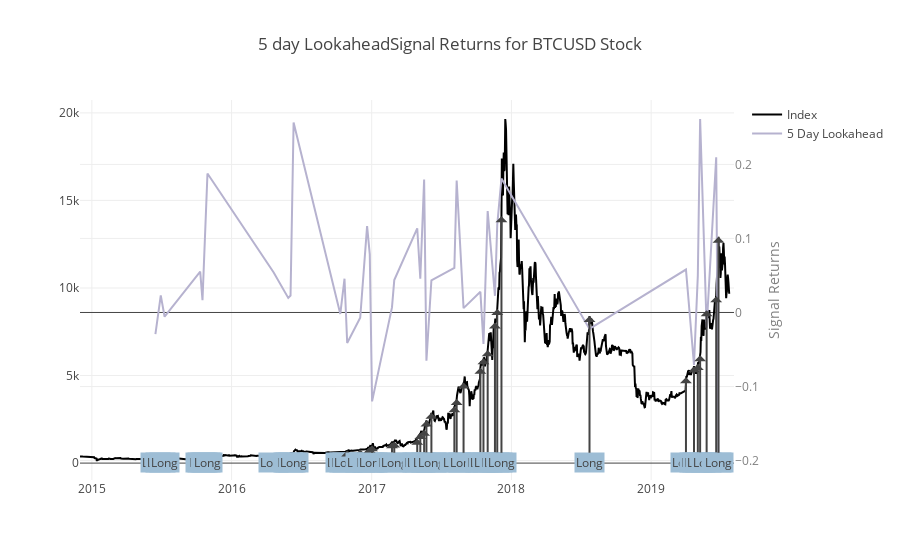
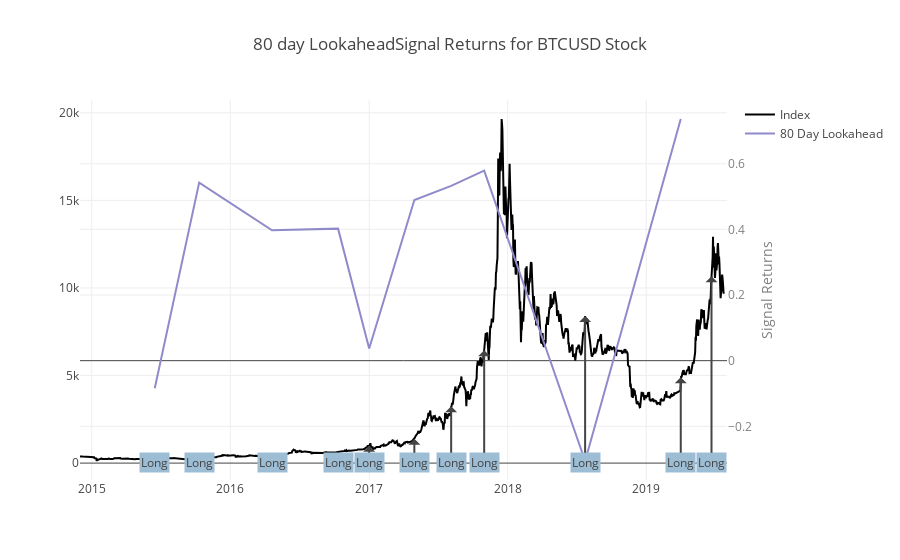
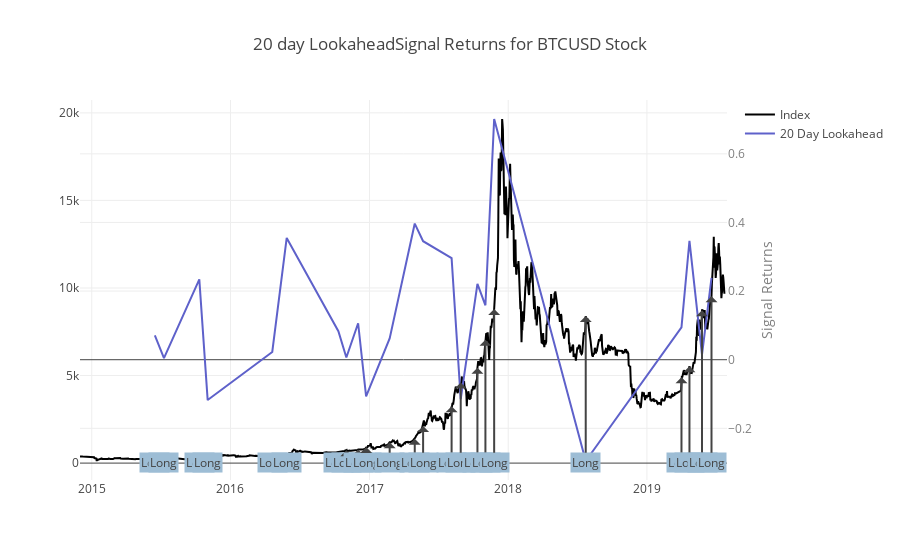
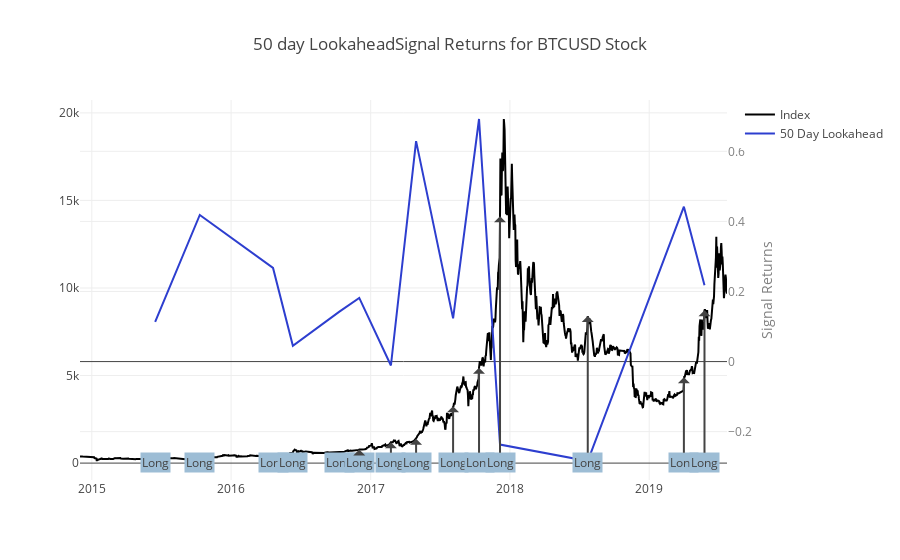

Notebook cell for these charts, in order:
### Markdown cell above
### View Data
Let's continue using the previous lookahead prices to view the signal returns. Just like before, the axis for the signal returns is on the right side of the chart.

### Code cell
title_string = '{} day LookaheadSignal Returns for {} Stock'
signal_return_5 = get_signal_return(signal_5, price_return_5)
signal_return_80 = get_signal_return(signal_80, price_return_80)
signal_return_20 = get_signal_return(signal_20, price_return_20)
signal_return_50 = get_signal_return(signal_50, price_return_50)
project_helper.plot_signal_returns(
    close[apple_ticker],
    [
        (signal_return_5[apple_ticker], signal_5[apple_ticker], 5),
        (signal_return_80[apple_ticker], signal_80[apple_ticker], 80),
        (signal_return_20[apple_ticker], signal_20[apple_ticker], 20),
        (signal_return_50[apple_ticker], signal_50[apple_ticker], 50)
    ],
    [
    title_string.format(5, apple_ticker), 
     title_string.format(80, apple_ticker),
     title_string.format(20, apple_ticker), 
     title_string.format(50, apple_ticker)
    ])

### Figure 1 — Plotly figure (JSON) as saved in the notebook; plotly's stock layout.template omitted (floating-point values rounded to 4 significant figures; data arrays with more than 128 entries replaced by an {"elided": "..."} marker saying what was removed)
{"data": [{"line": {"color": "black"}, "name": "Index", "type": "scatter", "x": {"elided": "1685 str values"}, "y": {"elided": "1685 float values"}}, {"line": {"color": "#b6b2cf"}, "name": "5 Day Lookahead", "type": "scatter", "x": ["2015-06-16", "2015-06-30", "2015-07-10", "2015-10-11", "2015-10-17", "2015-10-24", "2015-10-30", "2016-04-20", "2016-05-28", "2016-06-03", "2016-06-11", "2016-10-11", "2016-10-22", "2016-10-29", "2016-12-02", "2016-12-20", "2016-12-27", "2017-01-02", "2017-02-23", "2017-03-01", "2017-04-30", "2017-05-08", "2017-05-18", "2017-05-24", "2017-06-06", "2017-08-05", "2017-08-11", "2017-08-29", "2017-10-12", "2017-10-20", "2017-10-31", "2017-11-19", "2017-11-25", "2017-12-06", "2018-07-24", "2019-04-02", "2019-04-23", "2019-05-03", "2019-05-09", "2019-05-26", "2019-06-20", "2019-06-26", "2019-07-20", "2019-07-21", "2019-07-22", "2019-07-23", "2019-07-24"], "y": [-0.02936, 0.02317, -0.005699, 0.0551, 0.0167, 0.1058, 0.1877, 0.05398, 0.01967, 0.02295, 0.2567, -0.002021, 0.04562, -0.04119, -0.007115, 0.1167, 0.07847, -0.1201, 0.006868, 0.04374, 0.1137, 0.04549, 0.1796, -0.06517, 0.04351, 0.06027, 0.1784, 0.005864, 0.02792, -0.04249, 0.1371, 0.02255, 0.1186, 0.181, -0.02223, 0.05803, -0.07072, 0.05016, 0.2614, -0.02056, 0.2098, -0.2006, null, null, null, null, null], "yaxis": "y2"}], "layout": {"annotations": [{"ax": 0, "ay": 20, "ayref": "y", "bgcolor": "#9dbdd5", "text": "Long", "x": "2015-06-16", "y": 251.9}, {"ax": 0, "ay": 20, "ayref": "y", "bgcolor": "#9dbdd5", "text": "Long", "x": "2015-06-30", "y": 264.9}, {"ax": 0, "ay": 20, "ayref": "y", "bgcolor": "#9dbdd5", "text": "Long", "x": "2015-07-10", "y": 286.9}, {"ax": 0, "ay": 20, "ayref": "y", "bgcolor": "#9dbdd5", "text": "Long", "x": "2015-10-11", "y": 248.9}, {"ax": 0, "ay": 20, "ayref": "y", "bgcolor": "#9dbdd5", "text": "Long", "x": "2015-10-17", "y": 271.4}, {"ax": 0, "ay": 20, "ayref": "y", "bgcolor": "#9dbdd5", "text": "Long", "x": "2015-10-24", "y": 284}, {"ax": 0, "ay": 20, "ayref": "y", "bgcolor": "#9dbdd5", "text": "Long", "x": "2015-10-30", "y": 330.0}, {"ax": 0, "ay": 20, "ayref": "y", "bgcolor": "#9dbdd5", "text": "Long", "x": "2016-04-20", "y": 442.9}, {"ax": 0, "ay": 20, "ayref": "y", "bgcolor": "#9dbdd5", "text": "Long", "x": "2016-05-28", "y": 528.0}, {"ax": 0, "ay": 20, "ayref": "y", "bgcolor": "#9dbdd5", "text": "Long", "x": "2016-06-03", "y": 570}, {"ax": 0, "ay": 20, "ayref": "y", "bgcolor": "#9dbdd5", "text": "Long", "x": "2016-06-11", "y": 595.8}, {"ax": 0, "ay": 20, "ayref": "y", "bgcolor": "#9dbdd5", "text": "Long", "x": "2016-10-11", "y": 643.8}, {"ax": 0, "ay": 20, "ayref": "y", "bgcolor": "#9dbdd5", "text": "Long", "x": "2016-10-22", "y": 655}, {"ax": 0, "ay": 20, "ayref": "y", "bgcolor": "#9dbdd5", "text": "Long", "x": "2016-10-29", "y": 717.9}, {"ax": 0, "ay": 20, "ayref": "y", "bgcolor": "#9dbdd5", "text": "Long", "x": "2016-12-02", "y": 771.5}, {"ax": 0, "ay": 20, "ayref": "y", "bgcolor": "#9dbdd5", "text": "Long", "x": "2016-12-20", "y": 798.0}, {"ax": 0, "ay": 20, "ayref": "y", "bgcolor": "#9dbdd5", "text": "Long", "x": "2016-12-27", "y": 921.6}, {"ax": 0, "ay": 20, "ayref": "y", "bgcolor": "#9dbdd5", "text": "Long", "x": "2017-01-02", "y": 1019.0}, {"ax": 0, "ay": 20, "ayref": "y", "bgcolor": "#9dbdd5", "text": "Long", "x": "2017-02-23", "y": 1187.0}, {"ax": 0, "ay": 20, "ayref": "y", "bgcolor": "#9dbdd5", "text": "Long", "x": "2017-03-01", "y": 1230}, {"ax": 0, "ay": 20, "ayref": "y", "bgcolor": "#9dbdd5", "text": "Long", "x": "2017-04-30", "y": 1385.0}, {"ax": 0, "ay": 20, "ayref": "y", "bgcolor": "#9dbdd5", "text": "Long", "x": "2017-05-08", "y": 1713}, {"ax": 0, "ay": 20, "ayref": "y", "bgcolor": "#9dbdd5", "text": "Long", "x": "2017-05-18", "y": 1899.0}, {"ax": 0, "ay": 20, "ayref": "y", "bgcolor": "#9dbdd5", "text": "Long", "x": "2017-05-24", "y": 2433.0}, {"ax": 0, "ay": 20, "ayref": "y", "bgcolor": "#9dbdd5", "text": "Long", "x": "2017-06-06", "y": 2871.0}, {"ax": 0, "ay": 20, "ayref": "y", "bgcolor": "#9dbdd5", "text": "Long", "x": "2017-08-05", "y": 3243.0}, {"ax": 0, "ay": 20, "ayref": "y", "bgcolor": "#9dbdd5", "text": "Long", "x": "2017-08-11", "y": 3656.0}, {"ax": 0, "ay": 20, "ayref": "y", "bgcolor": "#9dbdd5", "text": "Long", "x": "2017-08-29", "y": 4599}, {"ax": 0, "ay": 20, "ayref": "y", "bgcolor": "#9dbdd5", "text": "Long", "x": "2017-10-12", "y": 5440}, {"ax": 0, "ay": 20, "ayref": "y", "bgcolor": "#9dbdd5", "text": "Long", "x": "2017-10-20", "y": 5989.0}, {"ax": 0, "ay": 20, "ayref": "y", "bgcolor": "#9dbdd5", "text": "Long", "x": "2017-10-31", "y": 6445.0}, {"ax": 0, "ay": 20, "ayref": "y", "bgcolor": "#9dbdd5", "text": "Long", "x": "2017-11-19", "y": 8032.0}, {"ax": 0, "ay": 20, "ayref": "y", "bgcolor": "#9dbdd5", "text": "Long", "x": "2017-11-25", "y": 8796.0}, {"ax": 0, "ay": 20, "ayref": "y", "bgcolor": "#9dbdd5", "text": "Long", "x": "2017-12-06", "y": 14090}, {"ax": 0, "ay": 20, "ayref": "y", "bgcolor": "#9dbdd5", "text": "Long", "x": "2018-07-24", "y": 8401.0}, {"ax": 0, "ay": 20, "ayref": "y", "bgcolor": "#9dbdd5", "text": "Long", "x": "2019-04-02", "y": 4902.0}, {"ax": 0, "ay": 20, "ayref": "y", "bgcolor": "#9dbdd5", "text": "Long", "x": "2019-04-23", "y": 5533.0}, {"ax": 0, "ay": 20, "ayref": "y", "bgcolor": "#9dbdd5", "text": "Long", "x": "2019-05-03", "y": 5657.0}, {"ax": 0, "ay": 20, "ayref": "y", "bgcolor": "#9dbdd5", "text": "Long", "x": "2019-05-09", "y": 6153.0}, {"ax": 0, "ay": 20, "ayref": "y", "bgcolor": "#9dbdd5", "text": "Long", "x": "2019-05-26", "y": 8732.0}, {"ax": 0, "ay": 20, "ayref": "y", "bgcolor": "#9dbdd5", "text": "Long", "x": "2019-06-20", "y": 9531.0}, {"ax": 0, "ay": 20, "ayref": "y", "bgcolor": "#9dbdd5", "text": "Long", "x": "2019-06-26", "y": 12930.0}], "title": "5 day LookaheadSignal Returns for BTCUSD Stock", "yaxis2": {"overlaying": "y", "side": "right", "tickfont": {"color": "grey"}, "title": "Signal Returns", "titlefont": {"color": "grey"}}}}

### Figure 2 — Plotly figure (JSON) as saved in the notebook; plotly's stock layout.template omitted (floating-point values rounded to 4 significant figures; data arrays with more than 128 entries replaced by an {"elided": "..."} marker saying what was removed)
{"data": [{"line": {"color": "black"}, "name": "Index", "type": "scatter", "x": {"elided": "1685 str values"}, "y": {"elided": "1685 float values"}}, {"line": {"color": "#8f8bca"}, "name": "80 Day Lookahead", "type": "scatter", "x": ["2015-06-16", "2015-10-11", "2016-04-20", "2016-10-11", "2017-01-01", "2017-04-30", "2017-08-05", "2017-10-31", "2018-07-24", "2019-04-02", "2019-05-06", "2019-05-07", "2019-05-08", "2019-05-09", "2019-05-10", "2019-05-11", "2019-05-12", "2019-05-13", "2019-05-14", "2019-05-15", "2019-05-16", "2019-05-17", "2019-05-18", "2019-05-19", "2019-05-20", "2019-05-21", "2019-05-22", "2019-05-23", "2019-05-24", "2019-05-25", "2019-05-26", "2019-05-27", "2019-05-28", "2019-05-29", "2019-05-30", "2019-05-31", "2019-06-01", "2019-06-02", "2019-06-03", "2019-06-04", "2019-06-05", "2019-06-06", "2019-06-07", "2019-06-08", "2019-06-09", "2019-06-10", "2019-06-11", "2019-06-12", "2019-06-13", "2019-06-14", "2019-06-15", "2019-06-16", "2019-06-17", "2019-06-18", "2019-06-19", "2019-06-20", "2019-06-21", "2019-06-22", "2019-06-23", "2019-06-24", "2019-06-25", "2019-06-26", "2019-06-27", "2019-06-28", "2019-06-29", "2019-06-30", "2019-07-01", "2019-07-02", "2019-07-03", "2019-07-04", "2019-07-05", "2019-07-06", "2019-07-07", "2019-07-08", "2019-07-09", "2019-07-10", "2019-07-11", "2019-07-12", "2019-07-13", "2019-07-14", "2019-07-15", "2019-07-16", "2019-07-17", "2019-07-18", "2019-07-19", "2019-07-20", "2019-07-21", "2019-07-22", "2019-07-23", "2019-07-24"], "y": [-0.0841, 0.5425, 0.3972, 0.4022, 0.03717, 0.4895, 0.5327, 0.579, -0.3057, 0.7363, null, null, null, null, null, null, null, null, null, null, null, null, null, null, null, null, null, null, null, null, null, null, null, null, null, null, null, null, null, null, null, null, null, null, null, null, null, null, null, null, null, null, null, null, null, null, null, null, null, null, null, null, null, null, null, null, null, null, null, null, null, null, null, null, null, null, null, null, null, null, null, null, null, null, null, null, null, null, null, null], "yaxis": "y2"}], "layout": {"annotations": [{"ax": 0, "ay": 20, "ayref": "y", "bgcolor": "#9dbdd5", "text": "Long", "x": "2015-06-16", "y": 251.9}, {"ax": 0, "ay": 20, "ayref": "y", "bgcolor": "#9dbdd5", "text": "Long", "x": "2015-10-11", "y": 248.9}, {"ax": 0, "ay": 20, "ayref": "y", "bgcolor": "#9dbdd5", "text": "Long", "x": "2016-04-20", "y": 442.9}, {"ax": 0, "ay": 20, "ayref": "y", "bgcolor": "#9dbdd5", "text": "Long", "x": "2016-10-11", "y": 643.8}, {"ax": 0, "ay": 20, "ayref": "y", "bgcolor": "#9dbdd5", "text": "Long", "x": "2017-01-01", "y": 996.8}, {"ax": 0, "ay": 20, "ayref": "y", "bgcolor": "#9dbdd5", "text": "Long", "x": "2017-04-30", "y": 1385.0}, {"ax": 0, "ay": 20, "ayref": "y", "bgcolor": "#9dbdd5", "text": "Long", "x": "2017-08-05", "y": 3243.0}, {"ax": 0, "ay": 20, "ayref": "y", "bgcolor": "#9dbdd5", "text": "Long", "x": "2017-10-31", "y": 6445.0}, {"ax": 0, "ay": 20, "ayref": "y", "bgcolor": "#9dbdd5", "text": "Long", "x": "2018-07-24", "y": 8401.0}, {"ax": 0, "ay": 20, "ayref": "y", "bgcolor": "#9dbdd5", "text": "Long", "x": "2019-04-02", "y": 4902.0}, {"ax": 0, "ay": 20, "ayref": "y", "bgcolor": "#9dbdd5", "text": "Long", "x": "2019-06-22", "y": 10670.0}], "title": "80 day LookaheadSignal Returns for BTCUSD Stock", "yaxis2": {"overlaying": "y", "side": "right", "tickfont": {"color": "grey"}, "title": "Signal Returns", "titlefont": {"color": "grey"}}}}

### Figure 3 — Plotly figure (JSON) as saved in the notebook; plotly's stock layout.template omitted (floating-point values rounded to 4 significant figures; data arrays with more than 128 entries replaced by an {"elided": "..."} marker saying what was removed)
{"data": [{"line": {"color": "black"}, "name": "Index", "type": "scatter", "x": {"elided": "1685 str values"}, "y": {"elided": "1685 float values"}}, {"line": {"color": "#5e61ca"}, "name": "20 Day Lookahead", "type": "scatter", "x": ["2015-06-16", "2015-07-10", "2015-10-11", "2015-11-02", "2016-04-20", "2016-05-28", "2016-10-11", "2016-11-01", "2016-12-02", "2016-12-23", "2017-02-23", "2017-04-30", "2017-05-22", "2017-08-05", "2017-08-29", "2017-10-12", "2017-11-02", "2017-11-25", "2018-07-24", "2019-04-02", "2019-04-23", "2019-05-26", "2019-06-20", "2019-07-05", "2019-07-06", "2019-07-07", "2019-07-08", "2019-07-09", "2019-07-10", "2019-07-11", "2019-07-12", "2019-07-13", "2019-07-14", "2019-07-15", "2019-07-16", "2019-07-17", "2019-07-18", "2019-07-19", "2019-07-20", "2019-07-21", "2019-07-22", "2019-07-23", "2019-07-24"], "y": [0.07079, 0.004869, 0.2343, -0.1176, 0.02248, 0.3549, 0.08319, 0.00634, 0.1062, -0.107, 0.06214, 0.3968, 0.3453, 0.2958, -0.1149, 0.2207, 0.1586, 0.7015, -0.2952, 0.09447, 0.3466, 0.01461, 0.2385, null, null, null, null, null, null, null, null, null, null, null, null, null, null, null, null, null, null, null, null], "yaxis": "y2"}], "layout": {"annotations": [{"ax": 0, "ay": 20, "ayref": "y", "bgcolor": "#9dbdd5", "text": "Long", "x": "2015-06-16", "y": 251.9}, {"ax": 0, "ay": 20, "ayref": "y", "bgcolor": "#9dbdd5", "text": "Long", "x": "2015-07-10", "y": 286.9}, {"ax": 0, "ay": 20, "ayref": "y", "bgcolor": "#9dbdd5", "text": "Long", "x": "2015-10-11", "y": 248.9}, {"ax": 0, "ay": 20, "ayref": "y", "bgcolor": "#9dbdd5", "text": "Long", "x": "2015-11-02", "y": 364.0}, {"ax": 0, "ay": 20, "ayref": "y", "bgcolor": "#9dbdd5", "text": "Long", "x": "2016-04-20", "y": 442.9}, {"ax": 0, "ay": 20, "ayref": "y", "bgcolor": "#9dbdd5", "text": "Long", "x": "2016-05-28", "y": 528.0}, {"ax": 0, "ay": 20, "ayref": "y", "bgcolor": "#9dbdd5", "text": "Long", "x": "2016-10-11", "y": 643.8}, {"ax": 0, "ay": 20, "ayref": "y", "bgcolor": "#9dbdd5", "text": "Long", "x": "2016-11-01", "y": 731.2}, {"ax": 0, "ay": 20, "ayref": "y", "bgcolor": "#9dbdd5", "text": "Long", "x": "2016-12-02", "y": 771.5}, {"ax": 0, "ay": 20, "ayref": "y", "bgcolor": "#9dbdd5", "text": "Long", "x": "2016-12-23", "y": 915.5}, {"ax": 0, "ay": 20, "ayref": "y", "bgcolor": "#9dbdd5", "text": "Long", "x": "2017-02-23", "y": 1187.0}, {"ax": 0, "ay": 20, "ayref": "y", "bgcolor": "#9dbdd5", "text": "Long", "x": "2017-04-30", "y": 1385.0}, {"ax": 0, "ay": 20, "ayref": "y", "bgcolor": "#9dbdd5", "text": "Long", "x": "2017-05-22", "y": 2123.0}, {"ax": 0, "ay": 20, "ayref": "y", "bgcolor": "#9dbdd5", "text": "Long", "x": "2017-08-05", "y": 3243.0}, {"ax": 0, "ay": 20, "ayref": "y", "bgcolor": "#9dbdd5", "text": "Long", "x": "2017-08-29", "y": 4599}, {"ax": 0, "ay": 20, "ayref": "y", "bgcolor": "#9dbdd5", "text": "Long", "x": "2017-10-12", "y": 5440}, {"ax": 0, "ay": 20, "ayref": "y", "bgcolor": "#9dbdd5", "text": "Long", "x": "2017-11-02", "y": 7040.0}, {"ax": 0, "ay": 20, "ayref": "y", "bgcolor": "#9dbdd5", "text": "Long", "x": "2017-11-25", "y": 8796.0}, {"ax": 0, "ay": 20, "ayref": "y", "bgcolor": "#9dbdd5", "text": "Long", "x": "2018-07-24", "y": 8401.0}, {"ax": 0, "ay": 20, "ayref": "y", "bgcolor": "#9dbdd5", "text": "Long", "x": "2019-04-02", "y": 4902.0}, {"ax": 0, "ay": 20, "ayref": "y", "bgcolor": "#9dbdd5", "text": "Long", "x": "2019-04-23", "y": 5533.0}, {"ax": 0, "ay": 20, "ayref": "y", "bgcolor": "#9dbdd5", "text": "Long", "x": "2019-05-26", "y": 8732.0}, {"ax": 0, "ay": 20, "ayref": "y", "bgcolor": "#9dbdd5", "text": "Long", "x": "2019-06-20", "y": 9531.0}], "title": "20 day LookaheadSignal Returns for BTCUSD Stock", "yaxis2": {"overlaying": "y", "side": "right", "tickfont": {"color": "grey"}, "title": "Signal Returns", "titlefont": {"color": "grey"}}}}

### Figure 4 — Plotly figure (JSON) as saved in the notebook; plotly's stock layout.template omitted (floating-point values rounded to 4 significant figures; data arrays with more than 128 entries replaced by an {"elided": "..."} marker saying what was removed)
{"data": [{"line": {"color": "black"}, "name": "Index", "type": "scatter", "x": {"elided": "1685 str values"}, "y": {"elided": "1685 float values"}}, {"line": {"color": "#2d3ecf"}, "name": "50 Day Lookahead", "type": "scatter", "x": ["2015-06-16", "2015-10-11", "2016-04-20", "2016-06-11", "2016-10-11", "2016-12-02", "2017-02-23", "2017-04-30", "2017-08-05", "2017-10-12", "2017-12-06", "2018-07-24", "2019-04-02", "2019-05-26", "2019-06-05", "2019-06-06", "2019-06-07", "2019-06-08", "2019-06-09", "2019-06-10", "2019-06-11", "2019-06-12", "2019-06-13", "2019-06-14", "2019-06-15", "2019-06-16", "2019-06-17", "2019-06-18", "2019-06-19", "2019-06-20", "2019-06-21", "2019-06-22", "2019-06-23", "2019-06-24", "2019-06-25", "2019-06-26", "2019-06-27", "2019-06-28", "2019-06-29", "2019-06-30", "2019-07-01", "2019-07-02", "2019-07-03", "2019-07-04", "2019-07-05", "2019-07-06", "2019-07-07", "2019-07-08", "2019-07-09", "2019-07-10", "2019-07-11", "2019-07-12", "2019-07-13", "2019-07-14", "2019-07-15", "2019-07-16", "2019-07-17", "2019-07-18", "2019-07-19", "2019-07-20", "2019-07-21", "2019-07-22", "2019-07-23", "2019-07-24"], "y": [0.1136, 0.4185, 0.2673, 0.04483, 0.1427, 0.1818, -0.01115, 0.629, 0.1233, 0.6922, -0.2369, -0.2837, 0.442, 0.2176, null, null, null, null, null, null, null, null, null, null, null, null, null, null, null, null, null, null, null, null, null, null, null, null, null, null, null, null, null, null, null, null, null, null, null, null, null, null, null, null, null, null, null, null, null, null, null, null, null, null], "yaxis": "y2"}], "layout": {"annotations": [{"ax": 0, "ay": 20, "ayref": "y", "bgcolor": "#9dbdd5", "text": "Long", "x": "2015-06-16", "y": 251.9}, {"ax": 0, "ay": 20, "ayref": "y", "bgcolor": "#9dbdd5", "text": "Long", "x": "2015-10-11", "y": 248.9}, {"ax": 0, "ay": 20, "ayref": "y", "bgcolor": "#9dbdd5", "text": "Long", "x": "2016-04-20", "y": 442.9}, {"ax": 0, "ay": 20, "ayref": "y", "bgcolor": "#9dbdd5", "text": "Long", "x": "2016-06-11", "y": 595.8}, {"ax": 0, "ay": 20, "ayref": "y", "bgcolor": "#9dbdd5", "text": "Long", "x": "2016-10-11", "y": 643.8}, {"ax": 0, "ay": 20, "ayref": "y", "bgcolor": "#9dbdd5", "text": "Long", "x": "2016-12-02", "y": 771.5}, {"ax": 0, "ay": 20, "ayref": "y", "bgcolor": "#9dbdd5", "text": "Long", "x": "2017-02-23", "y": 1187.0}, {"ax": 0, "ay": 20, "ayref": "y", "bgcolor": "#9dbdd5", "text": "Long", "x": "2017-04-30", "y": 1385.0}, {"ax": 0, "ay": 20, "ayref": "y", "bgcolor": "#9dbdd5", "text": "Long", "x": "2017-08-05", "y": 3243.0}, {"ax": 0, "ay": 20, "ayref": "y", "bgcolor": "#9dbdd5", "text": "Long", "x": "2017-10-12", "y": 5440}, {"ax": 0, "ay": 20, "ayref": "y", "bgcolor": "#9dbdd5", "text": "Long", "x": "2017-12-06", "y": 14090}, {"ax": 0, "ay": 20, "ayref": "y", "bgcolor": "#9dbdd5", "text": "Long", "x": "2018-07-24", "y": 8401.0}, {"ax": 0, "ay": 20, "ayref": "y", "bgcolor": "#9dbdd5", "text": "Long", "x": "2019-04-02", "y": 4902.0}, {"ax": 0, "ay": 20, "ayref": "y", "bgcolor": "#9dbdd5", "text": "Long", "x": "2019-05-26", "y": 8732.0}], "title": "50 day LookaheadSignal Returns for BTCUSD Stock", "yaxis2": {"overlaying": "y", "side": "right", "tickfont": {"color": "grey"}, "title": "Signal Returns", "titlefont": {"color": "grey"}}}}
